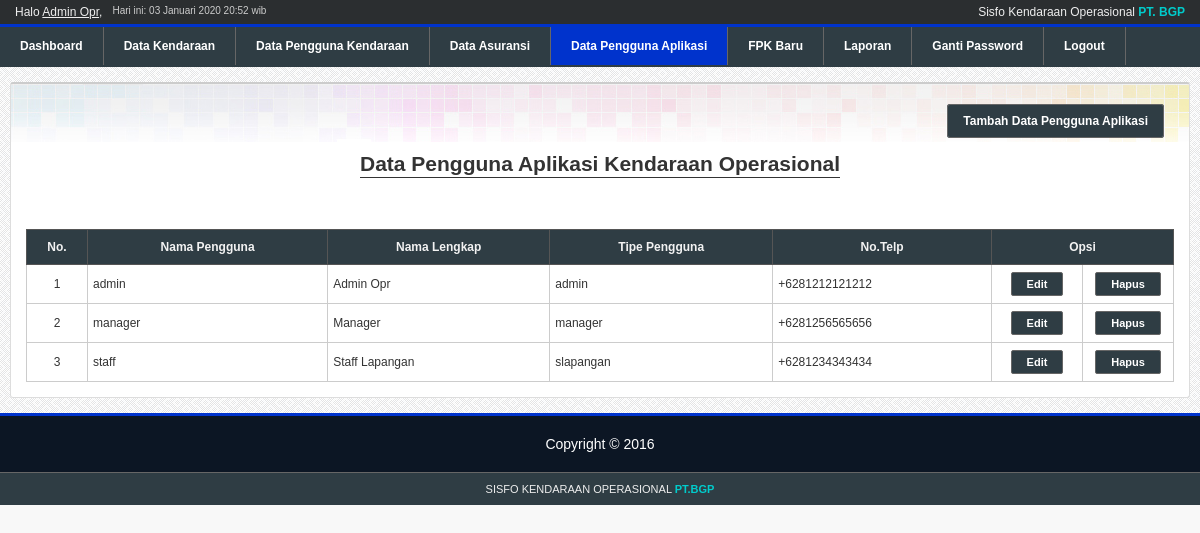
Screenshot of /skripsi/apps/penggunaaplikasi/index.php (signed in) with the database file from the repository.
### tables this page shows
CREATE TABLE IF NOT EXISTS `user` (
  `id_user` tinyint(2) NOT NULL AUTO_INCREMENT,
  `username` varchar(35) NOT NULL,
  `namalengkap` varchar(50) NOT NULL,
  `password` char(40) NOT NULL,
  `tipe_user` enum('manager','admin','slapangan') NOT NULL,
  `no_telp` varchar(14) NOT NULL,
  `terakhir_login` datetime NOT NULL,
  `token` text NOT NULL,
  PRIMARY KEY (`id_user`)
);

### skripsi/modules/connect.php (called while the page is built, shortened)
<?php
$connect = mysqli_connect(DB_HOST, DB_USER, DB_PASSWORD);
if($connect){
    function query($sql){
        global $connect;
        $query = mysqli_query($connect, $sql);
        return  $query;
    }
} else {
    die('Unable to connect to '.DB_HOST);
}
?>

### skripsi/modules/library.php (called while the page is built, shortened)
<?php
function monthToId($month){
    switch($month){
        case 1:
            $month = 'Januari';
            break;
    }
    return $month;
}

### skripsi/modules/pagination/paginator.php (called while the page is built, shortened)
<?php
class Paginator{
	private $_perPage;
	private $_instance;
	private $_page;
	public function __construct($perPage,$instance){
		$this->_instance = $instance;
		$this->_perPage = $perPage;
	}
	public function get_start(){
		return ($this->_page * $this->_perPage) - $this->_perPage;
	}
	private function set_instance(){
		$this->_page = (int) (!isset($_GET[$this->_instance]) ? 1 : $_GET[$this->_instance]);
		$this->_page = ($this->_page == 0 ? 1 : $this->_page);
	}
	public function get_limit(){
        	return "LIMIT ".$this->get_start().",$this->_perPage";
        }
}

### skripsi/apps/penggunaaplikasi/default.php (the view, shortened to what this page needs)
<ul id="content-menu">
	<li><a class="btn" href='?sub=add.php'>Tambah Data Pengguna Aplikasi</a></li>
</ul>
<h2 class="content-title">
	<span>Data Pengguna Aplikasi Kendaraan Operasional</span>
</h2>
<table border="1" class="list">
<tr>
	<th width="40">No.</th>
	<th>Nama Pengguna</th>
	<th>Nama Lengkap</th>
	<th>Tipe Pengguna </th>
	<th>No.Telp</th>
	<th colspan='2'>Opsi</th>
</tr>
<?php
$sql = "SELECT * FROM user ORDER BY namalengkap ASC";
$query = query($sql);
$totalRows = mysqli_num_rows($query);
$limit = 5;
$pages = new Paginator($limit, 'page');
$pages->set_total($totalRows);
$sql .= ' '.$pages->get_limit();
$query = query($sql);
$no = 1 + (( ($_GET['page'] ?  $_GET['page'] : 1) - 1) * $limit);
if($totalRows == 0){
	?>
	<tr>
		<td colspan="4" class="nodata">Belum ada data</td>
	</tr>
	<?php
} else {
	while($data = mysqli_fetch_array($query)){
		?>
		<tr>
			<td align="center"><?php echo $no;?></td>
			<td><?php echo $data['username'];?></td>
			<td><?php echo $data['namalengkap'];?></td>
			<td><?php echo $data['tipe_user'];?></td>
			<td><?php echo $data['no_telp'];?></td>
			<td align="center" width="80">
				<form method='POST' action='?sub=edit.php'>
				<input type='submit' name='edit' Value='Edit'>
				</form>
			</td>
			<td align="center" width="80">
				<form method='POST' action='action.php'>
				<input type='submit' name='delete' Value='Hapus'>
				</form>
			</td>
		</tr>
		<?php
		++$no;
	}
}?>
</table>

### skripsi/apps/components/header.php
<?php
$sql = "SELECT * FROM user WHERE id_user='{$_SESSION['id_user']}'";
$query = query($sql);
$data = mysqli_fetch_array($query);
?>
<div id="header">
    <div id="top-bar">
        <div id="hello"><?php echo 'Halo <u>'.$data['namalengkap'].'</u>';?>, </div>
        <div id="date">Hari ini: <?php echo date('d'),' ',monthToId(date('m')),' ', date('Y H:i');?> wib</div>
        <div id="appname">Sisfo Kendaraan Operasional <b>PT. BGP</b></div>
    </div>
    <ul id="menu">
        <?php $totalNewFPK =  countFPK();?>
        <li<?php echo $page == 'home' ? ' class="active"':'';?>><a href="<?php echo APPURL;?>/home/">Dashboard</a><li>
        <li<?php echo $page == 'kendaraan' ? ' class="active"':'';?>><a href="<?php echo APPURL;?>/kendaraan/">Data Kendaraan</a><li>
        <li<?php echo $page == 'penggunakendaraan' ? ' class="active"':'';?>><a href="<?php echo APPURL;?>/penggunakendaraan/">Data Pengguna Kendaraan</a><li>
        <li<?php echo $page == 'asuransi' ? ' class="active"':'';?>><a href="<?php echo APPURL;?>/asuransi/">Data Asuransi</a><li>
        <li<?php echo $page == 'penggunaaplikasi' ? ' class="active"':'';?>><a href="<?php echo APPURL;?>/penggunaaplikasi/">Data Pengguna Aplikasi</a><li>
        <li<?php echo $page == 'fpk' ? ' class="active"':'';?>><a href="<?php echo APPURL;?>/fpk/">FPK Baru<?php echo $totalNewFPK > 0 ? '<span class="notif">'.$totalNewFPK.'</span>':''?></a><li>
        <li<?php echo $page == 'laporan' ? ' class="active"':'';?>><a href="<?php echo APPURL;?>/laporan/">Laporan</a><li>
        <li<?php echo $page == 'changepassword' ? ' class="active"':'';?>><a href="<?php echo APPURL;?>/changepassword/">Ganti Password</a><li>
        <li><a href="<?php echo APPURL;?>/login/logout.php">Logout</a><li>
    </ul>
</div>

### skripsi/css/style.css (style rules this page uses)
html, body { padding:0; margin:0; }
body { font-size:9pt; background-color:#f8f8f8; color:#333; font-family: arial; font-size: 14px; }
input[type=submit], input[type=reset] { padding:6px 14px; }
input[type=submit] { background-color:#6cc61d; border:1px solid #333; color:#f9f9f9; padding:6px 30px; font-size: 13px; cursor:pointer; border-radius:2px; font-weight: bold; }
#top-bar { color:#eee; background-color:#2b2e30; padding:5px 15px; font-size:12px; overflow:hidden; }
#top-bar #appname { float:right; }
#top-bar #appname b { color:#00CCCC; }
#top-bar #hello, #top-bar #date { float:left; }
#top-bar #date { color:#ccc; margin-left:10px; font-size:10px; }
#menu { border-top:3px solid #0033CC; border-bottom:2px solid #2F3D44; background-color:#2F3D44; color:#fff; padding:0; margin:0; display:block; width: 100%; }
#menu li { display:inline-block; list-style-type:none; }
#menu li a { color:#fff; font-weight: bold; text-decoration:none; font-family:arial; display:block; padding:12px 20px; border-right:1px solid #666; font-size:12px; position:relative }
#menu li.active { background-color:#0033CC; }
a { color:#0033CC; }
table.list { border-collapse: collapse; width:100%; background-color:#fff; }
table.list th { background-color:#2F3D44; color:#f2f2f2; font-weight:bold; border:1px solid #555; font-size:12px; padding:10px; }
table.list td { border:1px solid #ccc; font-size:12px; padding:7px 5px; }
table.list form { margin:0; padding:0; }
table.list button, table.list input[type=button], table.list input[type=submit] { padding:5px 15px; background-color:#2F3D44; border:1px solid #666; border-radius:2px; color:#fff; text-decoration:none; font-size:11px; }
h2.content-title { text-align:center; margin:50px 0; line-height:30px; }
h2.content-title span { border-bottom:1px solid #333; padding-bottom:2px; }
#content-menu { padding:0; margin:15px 0 20px 0; float:right; }
#content-menu li { display:inline-block; margin-right:10px; }
#content-menu li a { padding:9px 15px; background-color:#2F3D44; border:1px solid #666; border-radius:3px; color:#fff; text-decoration:none; font-size:12px; font-weight: bold; }

### rows the page displays
user: namalengkap "Admin Opr", username "admin", tipe_user "admin", no_telp "+6281212121212"
user: username "manager", namalengkap "Manager", tipe_user "manager", no_telp "+6281256565656"
user: username "staff", namalengkap "Staff Lapangan", tipe_user "slapangan", no_telp "+6281234343434"
